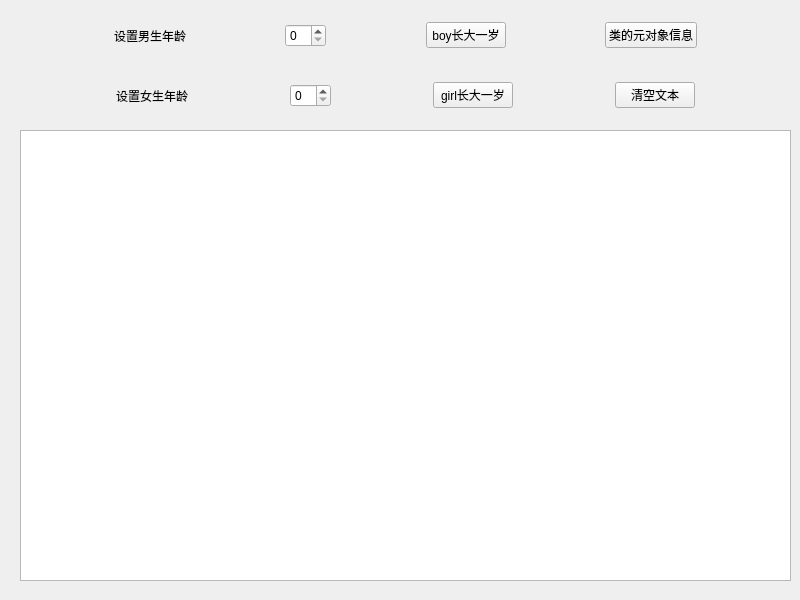
<?xml version="1.0" encoding="UTF-8"?>
<ui version="4.0">
 <class>Widget</class>
 <widget class="QWidget" name="Widget">
  <property name="geometry">
   <rect>
    <x>0</x>
    <y>0</y>
    <width>800</width>
    <height>600</height>
   </rect>
  </property>
  <property name="windowTitle">
   <string>Widget</string>
  </property>
  <widget class="QWidget" name="horizontalLayoutWidget">
   <property name="geometry">
    <rect>
     <x>20</x>
     <y>20</y>
     <width>771</width>
     <height>31</height>
    </rect>
   </property>
   <layout class="QHBoxLayout" name="horizontalLayout">
    <item>
     <layout class="QVBoxLayout" name="verticalLayout"/>
    </item>
    <item>
     <spacer name="horizontalSpacer_4">
      <property name="orientation">
       <enum>Qt::Horizontal</enum>
      </property>
      <property name="sizeHint" stdset="0">
       <size>
        <width>40</width>
        <height>20</height>
       </size>
      </property>
     </spacer>
    </item>
    <item>
     <widget class="QLabel" name="label">
      <property name="text">
       <string>设置男生年龄</string>
      </property>
     </widget>
    </item>
    <item>
     <spacer name="horizontalSpacer_2">
      <property name="orientation">
       <enum>Qt::Horizontal</enum>
      </property>
      <property name="sizeHint" stdset="0">
       <size>
        <width>18</width>
        <height>20</height>
       </size>
      </property>
     </spacer>
    </item>
    <item>
     <widget class="QSpinBox" name="setBoyAgeSpinBox"/>
    </item>
    <item>
     <spacer name="horizontalSpacer">
      <property name="orientation">
       <enum>Qt::Horizontal</enum>
      </property>
      <property name="sizeHint" stdset="0">
       <size>
        <width>38</width>
        <height>20</height>
       </size>
      </property>
     </spacer>
    </item>
    <item>
     <widget class="QPushButton" name="boyAgeAddBtn">
      <property name="text">
       <string>boy长大一岁</string>
      </property>
     </widget>
    </item>
    <item>
     <spacer name="horizontalSpacer_3">
      <property name="orientation">
       <enum>Qt::Horizontal</enum>
      </property>
      <property name="sizeHint" stdset="0">
       <size>
        <width>40</width>
        <height>20</height>
       </size>
      </property>
     </spacer>
    </item>
    <item>
     <widget class="QPushButton" name="classMetaShowBtn">
      <property name="text">
       <string>类的元对象信息</string>
      </property>
     </widget>
    </item>
    <item>
     <spacer name="horizontalSpacer_5">
      <property name="orientation">
       <enum>Qt::Horizontal</enum>
      </property>
      <property name="sizeHint" stdset="0">
       <size>
        <width>40</width>
        <height>20</height>
       </size>
      </property>
     </spacer>
    </item>
   </layout>
  </widget>
  <widget class="QWidget" name="horizontalLayoutWidget_2">
   <property name="geometry">
    <rect>
     <x>20</x>
     <y>80</y>
     <width>771</width>
     <height>31</height>
    </rect>
   </property>
   <layout class="QHBoxLayout" name="horizontalLayout_2">
    <item>
     <spacer name="horizontalSpacer_6">
      <property name="orientation">
       <enum>Qt::Horizontal</enum>
      </property>
      <property name="sizeHint" stdset="0">
       <size>
        <width>40</width>
        <height>20</height>
       </size>
      </property>
     </spacer>
    </item>
    <item>
     <widget class="QLabel" name="label_2">
      <property name="text">
       <string>设置女生年龄</string>
      </property>
     </widget>
    </item>
    <item>
     <spacer name="horizontalSpacer_7">
      <property name="orientation">
       <enum>Qt::Horizontal</enum>
      </property>
      <property name="sizeHint" stdset="0">
       <size>
        <width>18</width>
        <height>20</height>
       </size>
      </property>
     </spacer>
    </item>
    <item>
     <widget class="QSpinBox" name="setGirlAgeSpinBox"/>
    </item>
    <item>
     <spacer name="horizontalSpacer_8">
      <property name="orientation">
       <enum>Qt::Horizontal</enum>
      </property>
      <property name="sizeHint" stdset="0">
       <size>
        <width>38</width>
        <height>20</height>
       </size>
      </property>
     </spacer>
    </item>
    <item>
     <widget class="QPushButton" name="girlAgeAddBtn">
      <property name="text">
       <string>girl长大一岁</string>
      </property>
     </widget>
    </item>
    <item>
     <spacer name="horizontalSpacer_9">
      <property name="orientation">
       <enum>Qt::Horizontal</enum>
      </property>
      <property name="sizeHint" stdset="0">
       <size>
        <width>40</width>
        <height>20</height>
       </size>
      </property>
     </spacer>
    </item>
    <item>
     <widget class="QPushButton" name="clearTxtBtn">
      <property name="text">
       <string>清空文本</string>
      </property>
     </widget>
    </item>
    <item>
     <spacer name="horizontalSpacer_10">
      <property name="orientation">
       <enum>Qt::Horizontal</enum>
      </property>
      <property name="sizeHint" stdset="0">
       <size>
        <width>40</width>
        <height>20</height>
       </size>
      </property>
     </spacer>
    </item>
   </layout>
  </widget>
  <widget class="QTextEdit" name="textEdit">
   <property name="enabled">
    <bool>true</bool>
   </property>
   <property name="geometry">
    <rect>
     <x>20</x>
     <y>130</y>
     <width>771</width>
     <height>451</height>
    </rect>
   </property>
   <property name="readOnly">
    <bool>true</bool>
   </property>
  </widget>
 </widget>
 <resources/>
 <connections/>
</ui>
